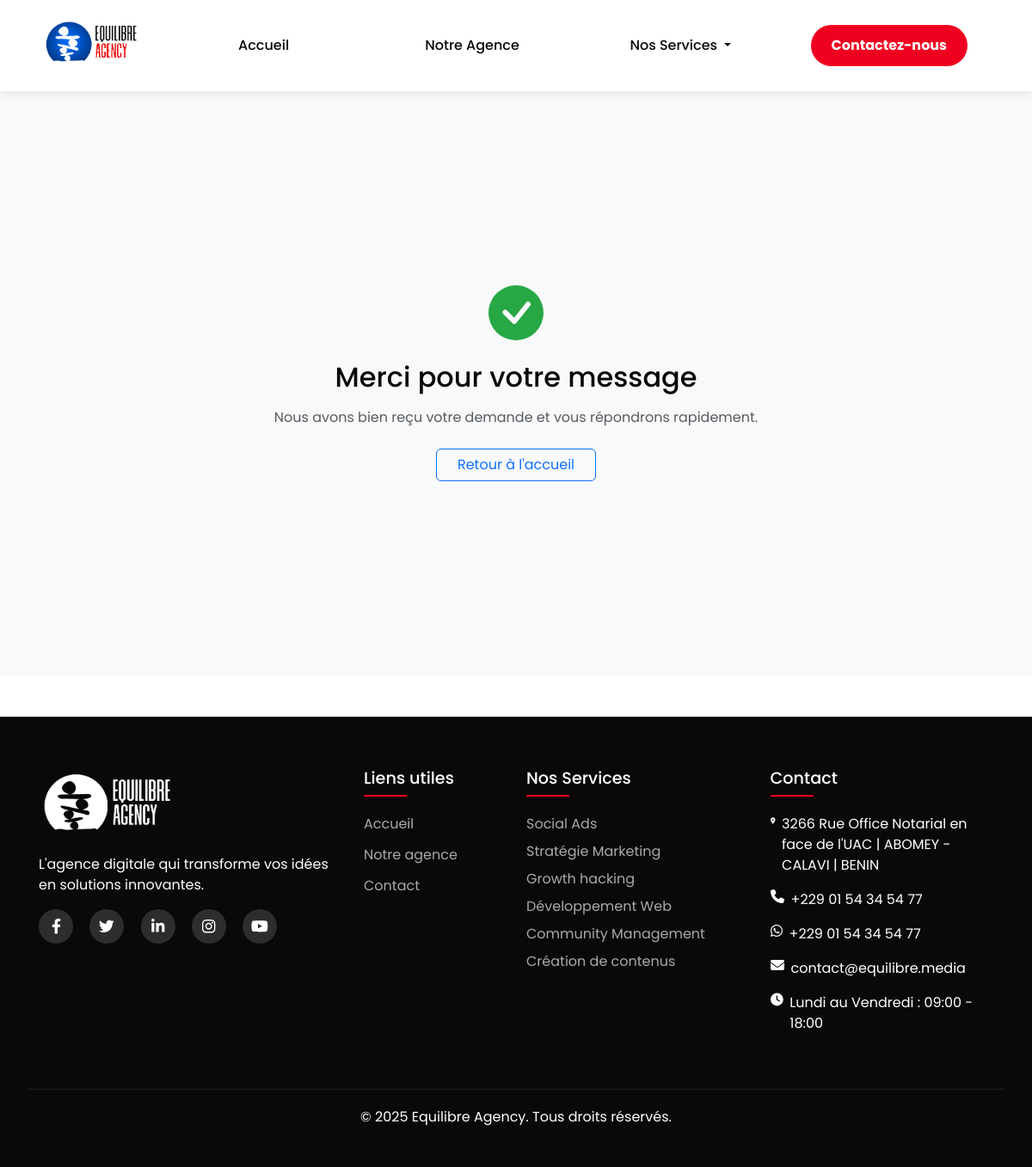
/contact/success/, run on the app's committed database.
### core/models.py (models this page shows)
class SiteConfig(models.Model):
    logo = models.ImageField(upload_to="config/")
    call_phone = models.CharField(max_length=20)
    whatsapp_phone = models.CharField(max_length= 20)
    email= models.EmailField()
    address= models.CharField(max_length=200)
    horaires= models.CharField(max_length=200)
    social_facebook= models.CharField(max_length=200, blank= True, null= True)
    social_linkedin= models.CharField(max_length= 200, blank= True, null= True)
    social_instagram= models.CharField(max_length= 200, blank= True, null= True)
    social_youtube= models.CharField(max_length= 200, blank= True, null= True)
    social_twitter= models.CharField(max_length= 200, blank= True, null= True)
    class Meta:
        verbose_name = "Configuration du site"

### services/models.py (models this page shows, shortened)
class Service(models.Model):
    name = models.CharField(max_length=100)
    slug = models.SlugField(max_length=100, unique=True)
    short_description = models.CharField(max_length=300, blank=True)
    full_description = models.TextField()
    image = models.ImageField(upload_to='services/')
    is_active = models.BooleanField(default=True)
    full_description_image = models.ImageField(upload_to='services/', blank=True)
    is_featured = models.BooleanField(
        default=False,
        help_text="Cocher pour afficher ce service en page d'accueil"
    )
    icon = models.CharField(
        max_length=50,
        blank=True,
        help_text="Utilisez les classes Font Awesome. Ex: code → fa-code"
    )
    header_image = models.ImageField(upload_to='services/headers/', default='services/headers/default_header.jpg')
    strengths_image = models.ImageField(upload_to='services/strengths/', blank=True)
    strengths_text = models.TextField(
        "Atouts clés",
        max_length=500,
        blank=True,
        default="Notre expertise dans ce domaine inclut :\n- Solution personnalisée\n- Technologie de pointe\n- Support premium"
    )
    display_order = models.PositiveIntegerField(
        default=0,
        help_text="Ordre d'affichage (plus petit chiffre en premier)"
    )
    class Meta:
        ordering = ['display_order', 'name']

### contact/views.py (the view)
# urls.py: path('success/', ContactSuccessView.as_view(), name='contact_success'),
class ContactSuccessView(TemplateView):
    template_name = "contact/success.html"

### core/context_processors.py (called while the page is built)
def site_config(request):
    config = SiteConfig.objects.first()
    return {'config': config}

def global_services(request):
    return {
        'global_featured_services': Service.objects.filter(is_active=True, is_featured=True),
        'all_active_services': Service.objects.filter(is_active=True)
    }

### templates/contact/success.html (shortened to what this page needs)
{% extends "core/base.html" %}
{% block content %}
<section class="success-section min-vh-80 d-flex align-items-center py-5">
    <div class="container text-center py-4">
        <div class="success-icon mb-4">
            <svg xmlns="http://www.w3.org/2000/svg" width="64" height="64" fill="#28a745" viewBox="0 0 16 16">
                <path d="M16 8A8 8 0 1 1 0 8a8 8 0 0 1 16 0zm-3.97-3.03a.75.75 0 0 0-1.08.022L7.477 9.417 5.384 7.323a.75.75 0 0 0-1.06 1.06L6.97 11.03a.75.75 0 0 0 1.079-.02l3.992-4.99a.75.75 0 0 0-.01-1.05z"/>
            </svg>
        </div>
        <h1 class="h2 mb-3">Merci pour votre message</h1>
        <p class="text-muted mb-4">Nous avons bien reçu votre demande et vous répondrons rapidement.</p>
        <a href="/" class="btn btn-outline-primary px-4">Retour à l'accueil</a>
    </div>
</section>
{% endblock %}

### templates/core/base.html (shortened to what this page needs)
<!DOCTYPE html>
{% load static %}
<html lang="fr">
<head>
    <link href="https://cdn.jsdelivr.net/npm/bootstrap@5.3.0/dist/css/bootstrap.min.css" rel="stylesheet">
    <link rel="stylesheet" href="https://cdnjs.cloudflare.com/ajax/libs/font-awesome/6.4.0/css/all.min.css">
    <link rel="stylesheet" href="https://cdn.jsdelivr.net/npm/swiper@11/swiper-bundle.min.css"/>
    <link rel="stylesheet" href="{% static 'css/custom.css' %}">
</head>
<body>
    <nav class="navbar navbar-expand-lg sticky-top py-2 py-lg-0">
        <div class="container">
            <a class="navbar-brand" href="{% url 'home' %}">
                <img src="{% static 'img/logo-ea.png' %}" alt="Logo" class="logo">
            </a>
            <div class="collapse navbar-collapse" id="navbarNav">
                <ul class="navbar-nav w-100 align-items-lg-center">
                    <li class="nav-item">
                        <a class="nav-link {% if request.path == '/' %}active{% endif %}" href="{% url 'home' %}">Accueil</a>
                    </li>
                    <li class="nav-item">
                        <a class="nav-link {% if 'notre-agence' in request.path %}active{% endif %}" href="{% url 'about' %}">Notre Agence</a>
                    </li>
                    <li class="nav-item dropdown dropdown-hover">
                        <a class="nav-link dropdown-toggle {% if '/services/' in request.path %}active{% endif %}"
                           href="#"
                           role="button"
                           data-bs-toggle="dropdown"
                           aria-expanded="false">
                            Nos Services
                        </a>
                    </li>
                    <li class="nav-item ms-lg-auto mt-lg-0 mt-3">
                        <a class="btn btn-accent {% if 'contact' in request.path %}active{% endif %}" href="{% url 'contact_form' %}">Contactez-nous</a>
                    </li>
                </ul>
            </div>
        </div>
    </nav>
    <main class="flex-shrink-0">
        {% block content %}{% endblock %}
    </main>
    <footer class="mt-5">
        <div class="container">
            <div class="row">
                <div class="col-lg-4 mb-4">
                    <div class="footer-logo">
                        <img src="{{ config.logo.url }}" alt="Logo Agence" class="img-fluid">
                    </div>
                    <p>L'agence digitale qui transforme vos idées en solutions innovantes.</p>
                    <div class="mt-3">
                        {% if config.social_facebook %}
                        <a href="{{ config.social_facebook }}" class="social-icon" target="_blank"><i class="fab fa-facebook-f"></i></a>
                        {% endif %}
                        {% if config.social_twitter %}
                        <a href="{{ config.social_twitter }}" class="social-icon" target="_blank"><i class="fab fa-twitter"></i></a>
                        {% endif %}
                        {% if config.social_linkedin %}
                        <a href="{{ config.social_linkedin }}" class="social-icon" target="_blank"><i class="fab fa-linkedin-in"></i></a>
                        {% endif %}
                        {% if config.social_instagram %}
                        <a href="{{ config.social_instagram }}" class="social-icon" target="_blank"><i class="fab fa-instagram"></i></a>
                        {% endif %}
                        {% if config.social_youtube %}
                        <a href="{{ config.social_youtube }}" class="social-icon" target="_blank"><i class="fab fa-youtube"></i></a>
                        {% endif %}
                    </div>
                </div>
                <div class="col-lg-2 col-md-6 mb-4">
                    <h4 class="footer-heading">Liens utiles</h4>
                    <a href="{% url 'home' %}" class="footer-link">Accueil</a>
                    <a href="{% url 'about' %}" class="footer-link">Notre agence</a>
                    <a href="{% url 'contact_form' %}" class="footer-link">Contact</a>
                </div>
                <div class="col-lg-3 col-md-6 mb-4">
                    <h4 class="footer-heading">Nos Services</h4>
                    {% for service in all_active_services %}
                        <a href="{% url 'service-detail' service.slug %}" class="footer-link d-block mb-2">{{ service.name }}</a>
                    {% empty %}
                        <p class="text-muted">Aucun service disponible</p>
                    {% endfor %}
                </div>
                <div class="col-lg-3 col-md-6 mb-4">
                    <h4 class="footer-heading">Contact</h4>
                    {% if config.address %}
                    <div class="d-flex align-items-start mb-3">
                        <i class="fas fa-map-marker-alt me-2"></i><span>{{ config.address }}</span>
                    </div>
                    {% endif %}
                    {% if config.call_phone %}
                    <div class="d-flex align-items-start mb-3">
                        <i class="fas fa-phone me-2"></i>
                        <a href="tel:{{ config.call_phone|cut:' ' }}" class="text-white text-decoration-none">{{ config.call_phone }}</a>
                    </div>
                    {% endif %}
                    {% if config.whatsapp_phone %}
                    <div class="d-flex align-items-start mb-3">
                        <i class="fab fa-whatsapp me-2"></i>
                        <a href="https://wa.me/{{ config.whatsapp_phone|cut:' '|cut:'+' }}" class="text-white text-decoration-none" target="_blank">{{ config.whatsapp_phone }}</a>
                    </div>
                    {% endif %}
                    {% if config.email %}
                    <div class="d-flex align-items-start mb-3">
                        <i class="fas fa-envelope me-2"></i>
                        <a href="mailto:{{ config.email }}" class="text-white text-decoration-none">{{ config.email }}</a>
                    </div>
                    {% endif %}
                    {% if config.horaires %}
                    <div class="d-flex align-items-start">
                        <i class="fas fa-clock me-2"></i><span>{{ config.horaires }}</span>
                    </div>
                    {% endif %}
                </div>
            </div>
            <div class="row">
                <div class="col-12 text-center copyright">
                    <p>&copy; {% now "Y" %} Equilibre Agency. Tous droits réservés.</p>
                </div>
            </div>
        </div>
    </footer>
</body>
</html>

### static/css/custom.css (style rules this page uses)
:root { --cobalt: #074FB3; --primary-accent: #f00020; --cod-gray: #090909; --jordy-blue: #7AACF0; --cobalt-light: rgba(7, 79, 179, 0.1); --dropdown-shadow: 0 15px 40px rgba(7, 79, 179, 0.15); }
body { font-family: 'Poppins', sans-serif; color: var(--cod-gray); }
.navbar { background-color: white !important; box-shadow: 0 2px 10px rgba(0,0,0,0.1) !important; padding: 0.5rem 0 !important; transition: all 0.3s ease !important; }
.navbar-brand img.logo { max-height: 80px; width: auto; transition: all 0.3s ease; }
.navbar-nav { display: flex; width: 100%; justify-content: space-between; align-items: center; }
.nav-item { flex: 1; text-align: center; min-width: 0; }
.navbar-nav .nav-link { color: var(--cod-gray) !important; font-weight: 500; position: relative; padding: 0.5rem 1rem; white-space: nowrap; }
.btn-accent { background-color: var(--primary-accent) !important; color: white !important; border-radius: 50px !important; padding: 12px 24px !important; font-weight: bold !important; transition: all 0.3s ease !important; }
footer { background-color: var(--cod-gray); color: white; padding: 60px 0 30px; }
.footer-logo img { max-height: 80px; width: auto; margin-bottom: 20px; }
.footer-heading { color: white; font-size: 1.2rem; margin-bottom: 20px; position: relative; padding-bottom: 10px; }
.footer-heading::after { content: ''; position: absolute; left: 0; bottom: 0; width: 50px; height: 2px; background: var(--primary-accent); }
.footer-link { color: #aaa; display: block; margin-bottom: 12px; transition: all 0.3s ease; text-decoration: none; }
.social-icon { color: white; font-size: 1.2rem; margin-right: 15px; transition: all 0.3s ease; }
.copyright { margin-top: 40px; padding-top: 20px; border-top: 1px solid rgba(255,255,255,0.1); }
.social-icon { display: inline-flex; align-items: center; justify-content: center; width: 40px; height: 40px; border-radius: 50%; color: white !important; background: rgba(255, 255, 255, 0.15); transition: all 0.3s cubic-bezier(0.25, 0.8, 0.25, 1); position: relative; overflow: hidden; font-size: 1.1rem; }
.success-section { background-color: #f8f9fa; min-height: calc(100vh - 120px); }
.success-icon { animation: bounceIn 0.6s both; }
.btn-outline-primary { transition: all 0.3s ease; }
html, body { width: 100%; max-width: 100%; overflow-x: hidden; }
.container { padding-right: 15px; padding-left: 15px; }
* { box-sizing: border-box; min-width: 0; min-height: 0; }

### data on the page
SiteConfig: logo (picture), address "3266 Rue Office Notarial en face de l'UAC | ABOMEY - CALAVI | BENIN", call_phone "+229 01 54 34 54 77", whatsapp_phone "+229 01 54 34 54 77", email "contact@equilibre.media", horaires "Lundi au Vendredi : 09:00 - 18:00"
Service: name "Social Ads"
Service: name "Stratégie Marketing"
Service: name "Growth hacking"
Service: name "Développement Web"
Service: name "Community Management"
Service: name "Création de contenus"
